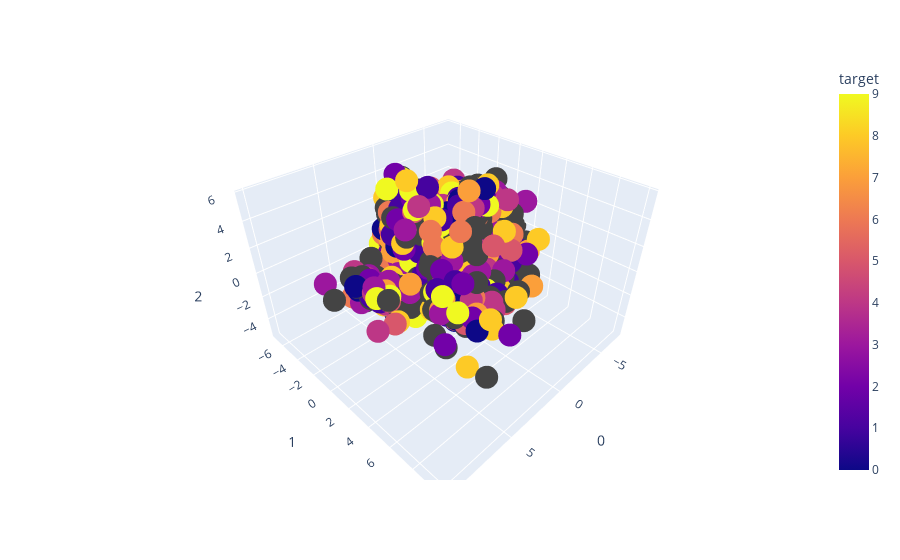

Notebook cell for this chart:
### Code cell
px.scatter_3d(data_frame=pca_df, x=0, y=1, z=2, color='target')

### Figure 1 — Plotly figure (JSON) as saved in the notebook; plotly's stock layout.template omitted (floating-point values rounded to 4 significant figures; data arrays with more than 128 entries replaced by an {"elided": "..."} marker saying what was removed)
{"data": [{"hovertemplate": "0=%{x}<br>1=%{y}<br>2=%{z}<br>target=%{marker.color}<extra></extra>", "legendgroup": "", "marker": {"color": {"elided": "1628 int values"}, "coloraxis": "coloraxis", "symbol": "circle"}, "mode": "markers", "name": "", "scene": "scene", "showlegend": false, "type": "scatter3d", "x": {"elided": "1628 float values"}, "y": {"elided": "1628 float values"}, "z": {"elided": "1628 float values"}}], "layout": {"coloraxis": {"colorbar": {"title": {"text": "target"}}, "colorscale": [[0, "#0d0887"], [0.1111, "#46039f"], [0.2222, "#7201a8"], [0.3333, "#9c179e"], [0.4444, "#bd3786"], [0.5556, "#d8576b"], [0.6667, "#ed7953"], [0.7778, "#fb9f3a"], [0.8889, "#fdca26"], [1, "#f0f921"]]}, "legend": {"tracegroupgap": 0}, "margin": {"t": 60}, "scene": {"domain": {"x": [0, 1], "y": [0, 1]}, "xaxis": {"title": {"text": "0"}}, "yaxis": {"title": {"text": "1"}}, "zaxis": {"title": {"text": "2"}}}}}
